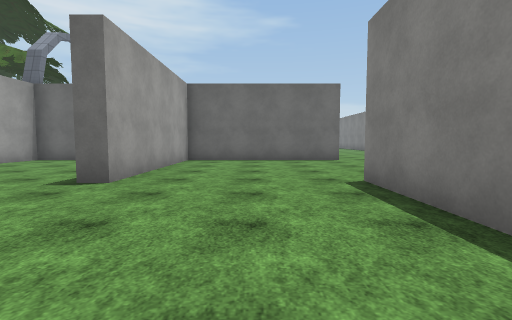
view 1 (above)

24 first-person views from a walk through a scene from a Unity 3-D project. The camera is 1.3 m above the floor, tilts 4° down and sees 85° across. The floor is counted in squares, 2 m on a side. Each view is taken from the middle of a square. On the plan, view 1 faces up. The plan holds only what a view shows up to about 9 squares ahead; the rest is blank. The place goes on beyond the plan. The player character is not drawn. Some surface patterns are stand-ins.

view 2
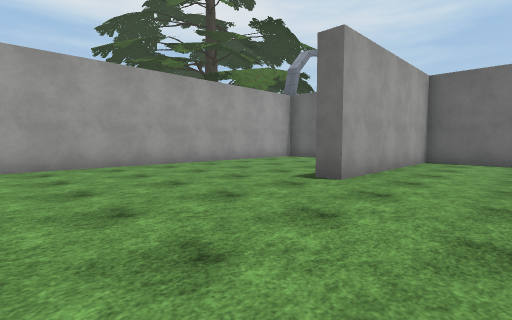

view 3
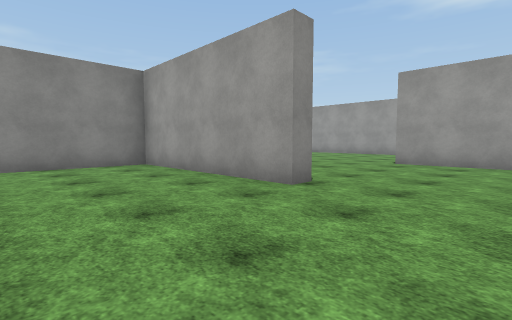

view 4
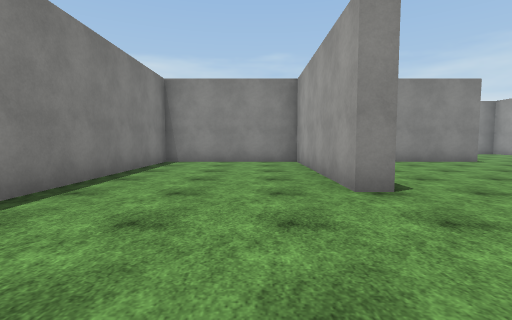

view 5
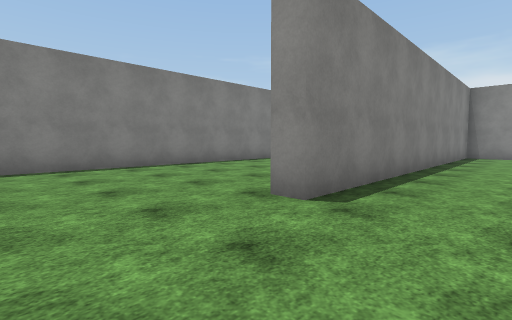

view 6
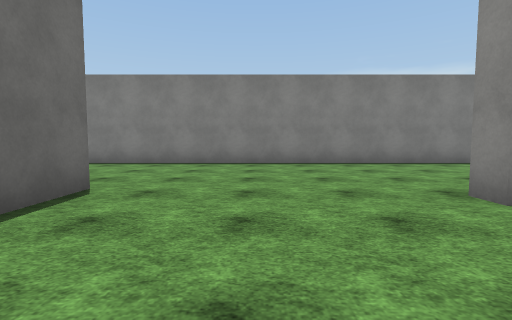

view 7
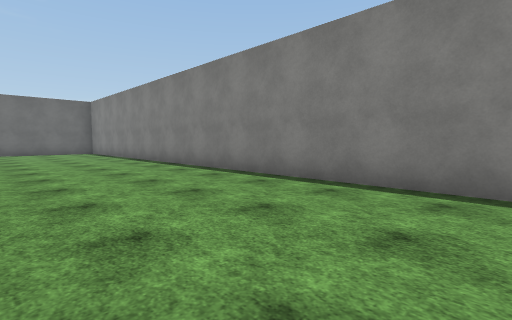

view 8
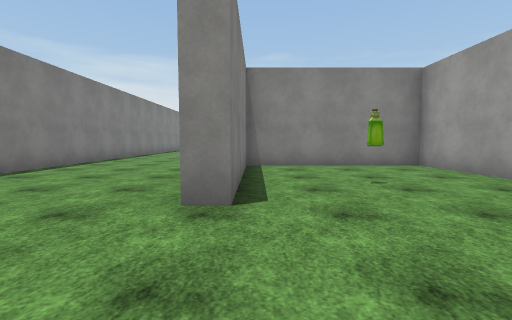

view 9
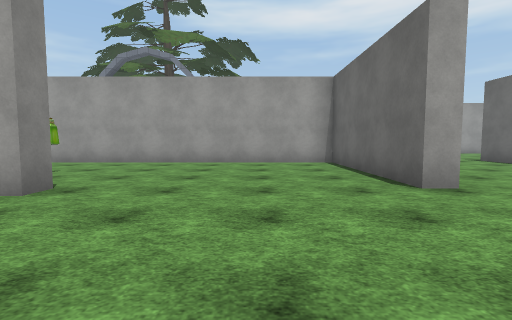

view 10
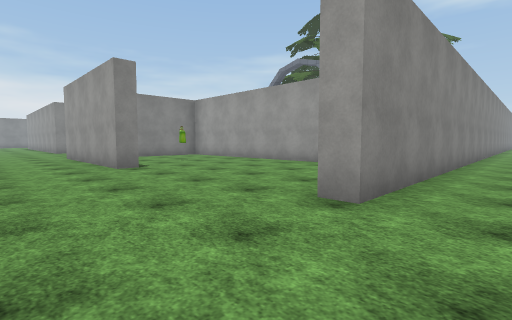

view 11
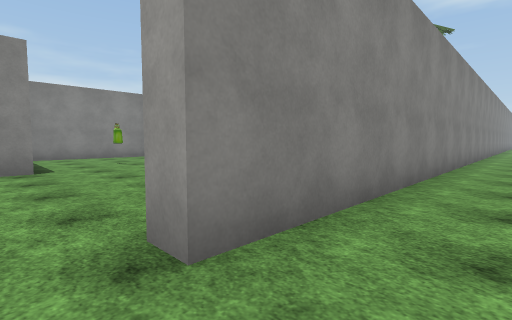

view 12
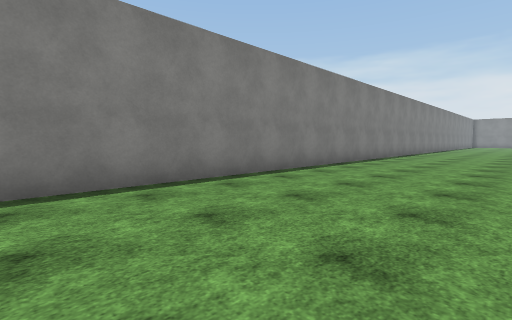

view 13
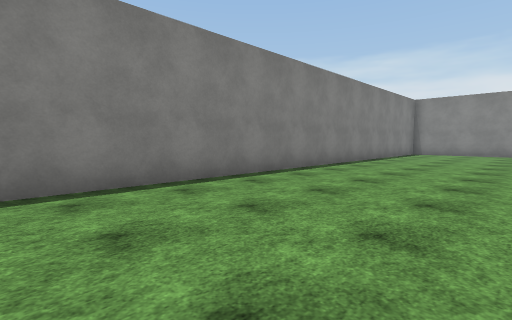

view 14
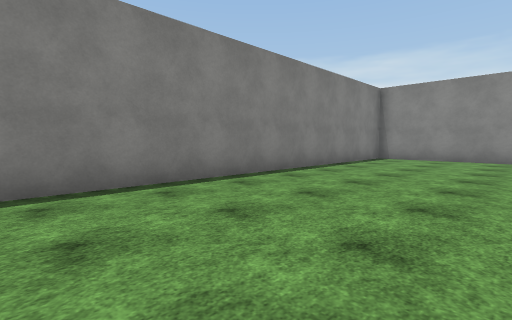

view 15
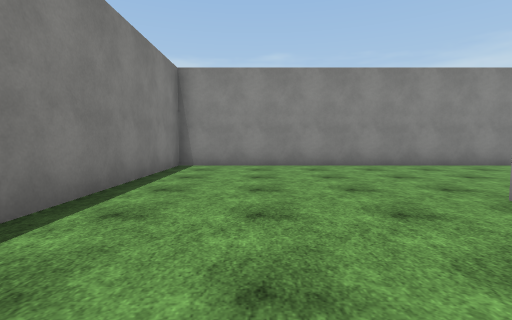

view 16
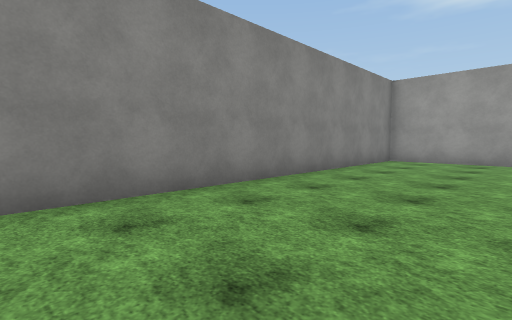

view 17
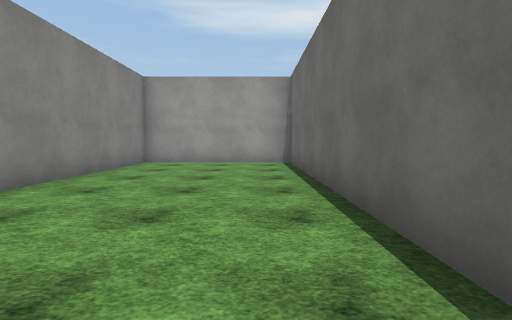

view 18
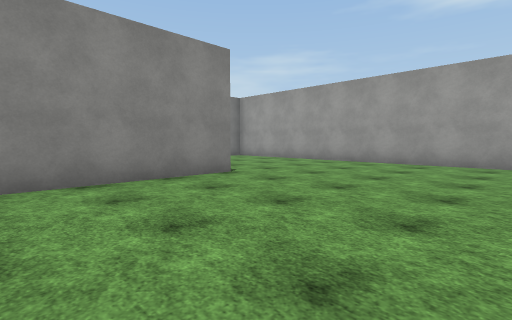

view 19
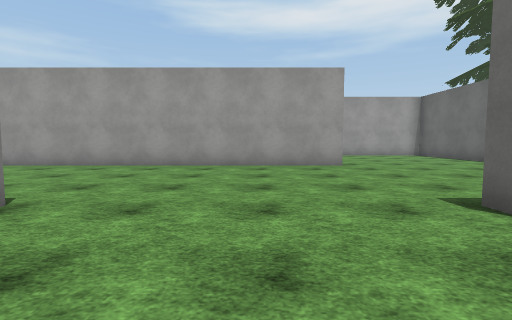

view 20
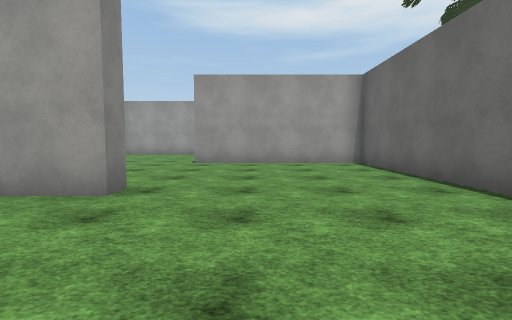

view 21
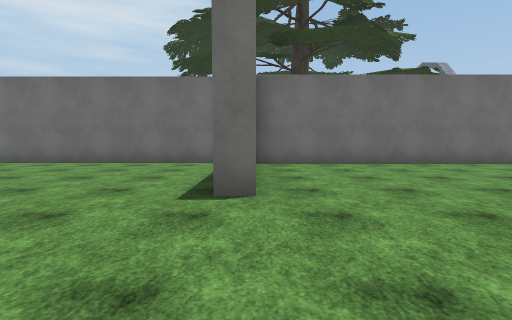

view 22
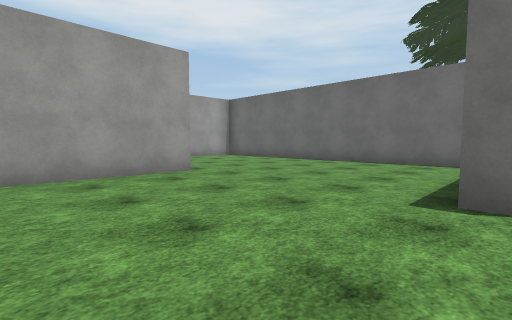

view 23
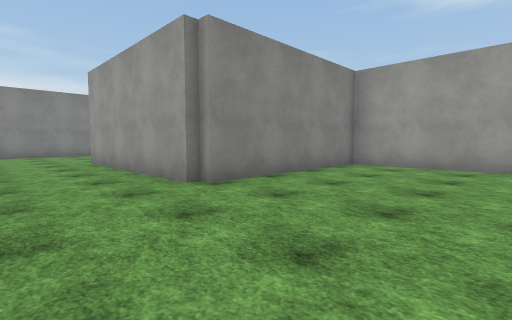

view 24
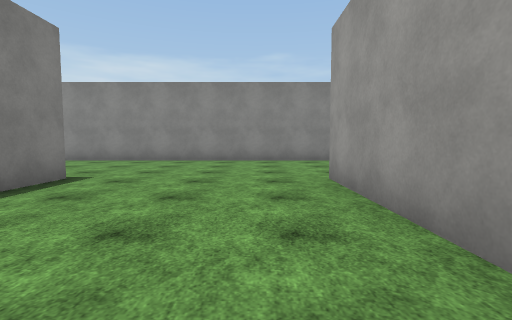

### Floor plan
Points are (right, up) in squares from view 1. A wall is a line through its corners. A room is listed if a view was taken in it or the views show most of it. See-through windows are left out.
Room 1 (views 1, 2, 3, 4, 5, 6, 7, 8, 9, 10, 11, 12, 13, 14, 15, 16, 17, 18, 19, 20, 21, 22, 23, 24)
walls: (-2.9, -0.5) (-2.3, -0.5) (-2.3, -5.5) (1.7, -5.5) (1.7, 4.5) (2.2, 4.5); (-7.2, 5.5) (-7.2, -0.8); (-9.6, 4) (-17, 4) (-17, -0.7) (-17.5, -0.7); (-7.9, -5.5) (-4.1, -5.5); (-12.8, -0.7) (-12.3, -0.7) (-12.3, -9.6); (-7.2, 9.1) (-7.2, 7.9); (0, -6) (-7.2, -6) (-7.2, -10.2) (7, -10.2) (7, 20.9); (-0.4, 9.2) (-2.3, 9.2) (-2.3, 4.3) (-2.8, 4.3); (2.8, 9.2) (1.4, 9.2); (-18.2, 4.3) (-24.5, 4.3); (-12.8, -10.8) (-12.8, -9.5); (-22.2, -0.6) (-22.2, -5.5) (-17.3, -5.5) (-17.3, -10.8); (-8.5, 19.8) (2.2, 19.8) (2.2, 19.3) (-2.3, 19.3) (-2.3, 9.8) (2.2, 9.8) (2.2, 14.3) (2.7, 14.3) (2.7, 10.5); (-18.4, -15) (-9.8, -15)

Where each view was taken, in squares from view 1:
view 1: 0 up, 0 right, facing up
view 2: 0 up, 0 right, facing up-left
view 3: 2 up, 1 right, facing down-left
view 4: 3 up, 1 left, facing down
view 5: 7 up, 0 right, facing down-right
view 6: 7 up, 1 left, facing right
view 7: 9 up, 3 right, facing up-right
view 8: 17 up, 2 right, facing down
view 9: 17 up, 6 right, facing left
view 10: 21 up, 5 right, facing down-left
view 11: 21 up, 3 right, facing down-left
view 12: 21 up, 3 right, facing down-right
view 13: 4 up, 3 right, facing down-right
view 14: 0 up, 3 right, facing down-right
view 15: 3 down, 5 right, facing down
view 16: 7 down, 2 right, facing down-left
view 17: 7 down, 1 right, facing left
view 18: 1 down, 4 left, facing down-left
view 19: 3 down, 5 left, facing left
view 20: 1 up, 9 left, facing left
view 21: 4 down, 17 left, facing up
view 22: 4 down, 17 left, facing up-left
view 23: 2 down, 15 left, facing down-left
view 24: 6 down, 16 left, facing down
